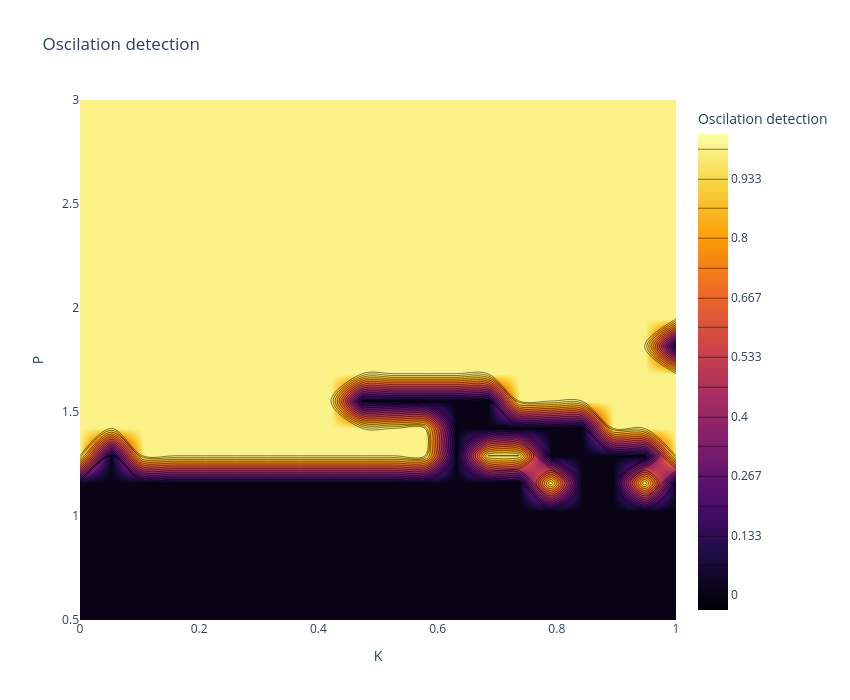
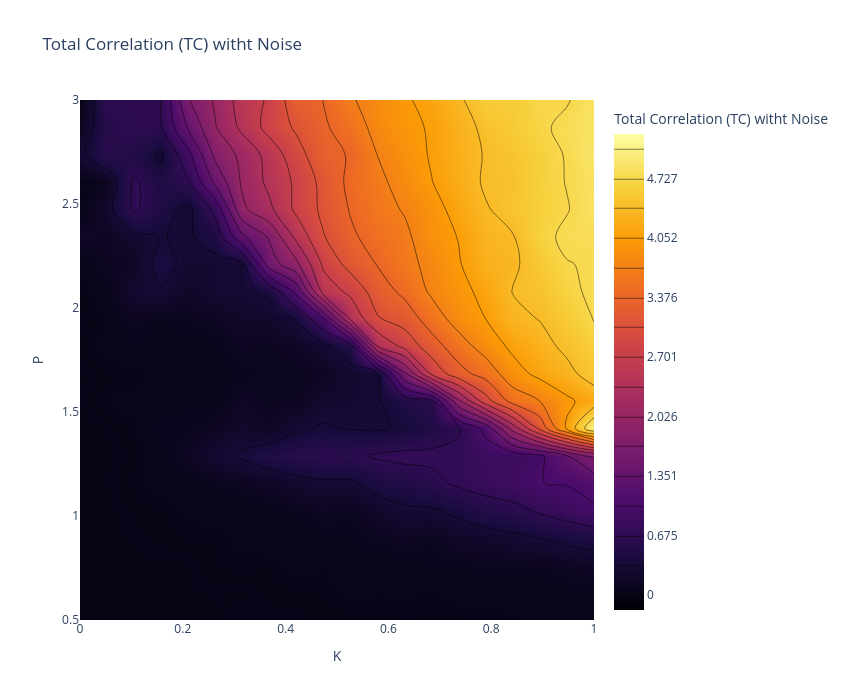
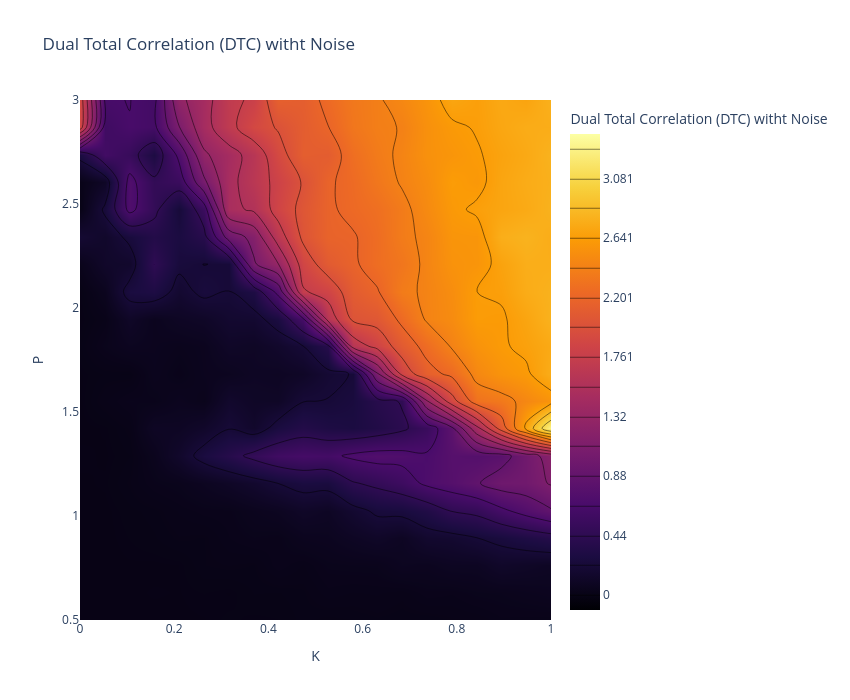
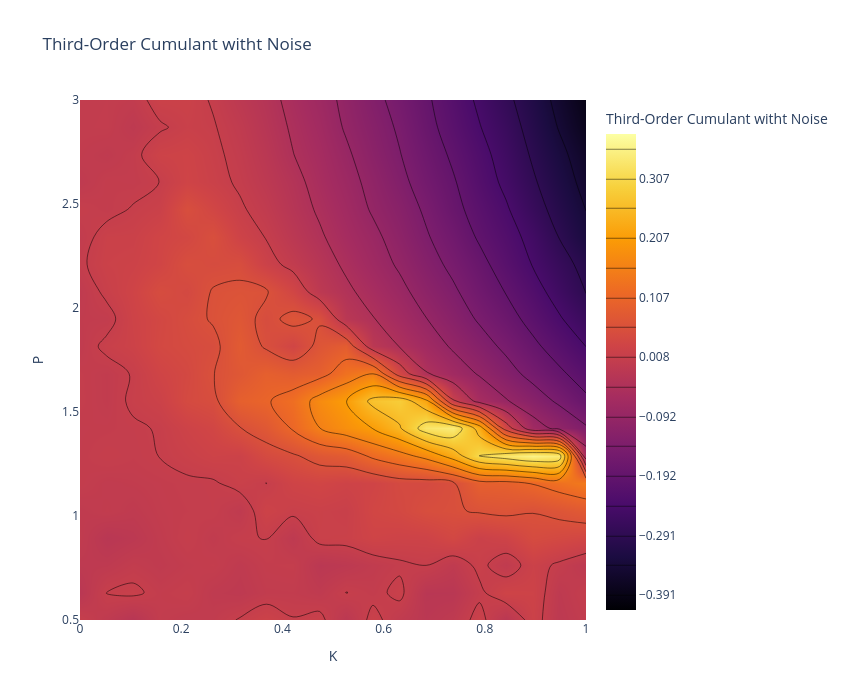

Source (notebook cell) for these figures, in order:
### Markdown cell above
---
## **7. Oscillation Detection in $(P \times K$) Space** with noise
We perform a parameter sweep to detect oscillations in the $(P \times K$) space.

### Code cell
# Matrix to store oscillation detection
oscillation_map_noise = np.zeros((len(P_values), len(K_values)), dtype=int)

# Matrices to store metrics with noise
TC_map_noise = np.zeros((len(P_values), len(K_values)))
DTC_map_noise = np.zeros((len(P_values), len(K_values)))
Cumulant_map_noise = np.zeros((len(P_values), len(K_values)))
PowerCorr_map_noise = np.zeros((len(P_values), len(K_values)))
Entropy_map_noise = np.zeros((len(P_values), len(K_values)))  # Nueva métrica
Entropy_map_skew = np.zeros((len(P_values), len(K3_values)))  # Nueva métrica
Entropy_map_kurt = np.zeros((len(P_values), len(K3_values)))  # Nueva métrica


A_values = np.linspace(0.5, 3, 20)
K_values = np.linspace(0.0, 1.0, 20)
K3_values = np.linspace(0.0, 1.0, 20)
sigma_E = 0.03
#T=150 # 2 minutes
T=375

#initial state
seed = 42
rng = np.random.default_rng(seed)
state0 = 0.1 * rng.standard_normal(2 * N_nodes)



for i, A_val in enumerate(A_values):
    for j, K_val in enumerate(K_values):
        # Simulation with noise using the existing function
        # t, states = simulate_wc_stochastic(state0, P_val, K_val, M, T, dt, sigma_E=sigma_E, higher_order=False)
        A_vec = np.array([A_val, A_val, A_val])
        t, states = simulate_wc_stochastic_a(state0, A_vec, K_val, M, T, dt, sigma_E, P=7)


        start_idx = int(0.2 * len(t))
        E_node = states[start_idx:, :N_nodes]
        I_node = states[start_idx:, N_nodes:]

        # Oscillation detection using the existing function
        is_lc1, _, _, _ = detect_limit_cycle_poincare(E_node[:, 0], I_node[:, 0], dt, threshold_ratio=0.05, period_cv_threshold=0.05)
        is_lc2, _, _, _ = detect_limit_cycle_poincare(E_node[:, 0], I_node[:, 0], dt, threshold_ratio=0.05, period_cv_threshold=0.05)
        is_lc3, _, _, _ = detect_limit_cycle_poincare(E_node[:, 0], I_node[:, 0], dt, threshold_ratio=0.05, period_cv_threshold=0.05)
        oscillation_map_noise[i, j] =  int((is_lc1==True) and (is_lc2==True) and (is_lc3==True))

        
        # Remove transient
        E = states[start_idx:, :N_nodes]

        # Data matrix for higher-order metrics
        X = E.copy()

        # Covariance matrix
        Sigma = np.cov(X.T)

        # Higher-order metrics using the existing functions
        TC_map_noise[i, j] = TC_gauss(Sigma)
        DTC_map_noise[i, j] = DTC_gauss(Sigma)
        Entropy_map_noise[i, j] = entropy_gauss(Sigma)  # Cálculo de la entropía
        skew, kurt = dev_gauss(X)  # Cálculo de la entropía
        Entropy_map_skew[i, j] = skew
        Entropy_map_kurt[i, j] = kurt
        if X.shape[1] == 3:
            Cumulant_map_noise[i, j] = cumulants(X)
            PowerCorr_map_noise[i, j] = powercorr(X)

    if (i + 1) % 5 == 0:
        print(f"Progress: {i+1}/{len(P_values)}")

# Visualization using the existing function
# plot_oscillation_map(oscillation_map_noise, P_values, K_values, title="Oscillation Detection (P-K) with Noise")




#cleaing the matrix
TC_clean = clean_rowwise_signed(TC_map_noise, n_std=2)
DTC_clean = clean_rowwise_signed(DTC_map_noise, n_std=2)
Cumulant_clean = clean_rowwise_signed(Cumulant_map_noise,n_std=2)
PowerCorr_clean = clean_rowwise_signed(PowerCorr_map_noise,n_std=2)
Skew_clean = clean_rowwise_signed(Entropy_map_skew,n_std=2)
Kurt_clean = clean_rowwise_signed(Entropy_map_kurt,n_std=2)

# visualization the matrix cleaned
plot_metrics_contour(oscillation_map_noise, A_values, K3_values, title="Oscilation detection")

plot_metrics_contour(TC_clean, A_values, K3_values, title="Total Correlation (TC) witht Noise")
plot_metrics_contour(DTC_clean, A_values, K3_values, title="Dual Total Correlation (DTC) witht Noise")
plot_metrics_contour(Cumulant_clean, A_values, K3_values, title="Third-Order Cumulant witht Noise")
plot_metrics_contour(PowerCorr_clean, A_values, K3_values, title="Triple Power Correlation witht Noise")
plot_metrics_contour(Skew_clean, A_values, K3_values, title="skew with Noise")
plot_metrics_contour(Kurt_clean, A_values, K3_values, title="Kurt with Noise")


#os.makedirs("results", exist_ok=True)
np.savez_compressed(
    "../results/metrics_Pairwise_noise_a.npz",
    oscillation_map=oscillation_map_noise,
    TC=TC_clean,
    DTC=DTC_clean,
    cumulant=Cumulant_clean,
    powercorr=PowerCorr_clean,
    skew=Skew_clean,
    kurt=Kurt_clean,
    P=P_values,
    K3=K3_values
)


np.savez_compressed(
    "../results/raw_metrics_Pairwise_noise_a.npz",
    oscillation_map=oscillation_map_noise,
    TC=TC_map_noise,
    DTC=DTC_map_noise,
    cumulant=Cumulant_map_noise,
    powercorr=PowerCorr_map_noise,
    skew=Entropy_map_skew,
    kurt=Entropy_map_kurt,
    P=P_values,
    K3=K3_values
)

### Figure 1 — Plotly figure (JSON) as saved in the notebook; plotly's stock layout.template omitted (floating-point values rounded to 4 significant figures; data arrays with more than 128 entries replaced by an {"elided": "..."} marker saying what was removed)
{"data": [{"colorbar": {"title": {"text": "Oscilation detection"}}, "colorscale": [[0, "#000004"], [0.1111, "#1b0c41"], [0.2222, "#4a0c6b"], [0.3333, "#781c6d"], [0.4444, "#a52c60"], [0.5556, "#cf4446"], [0.6667, "#ed6925"], [0.7778, "#fb9b06"], [0.8889, "#f7d13d"], [1, "#fcffa4"]], "contours": {"coloring": "heatmap", "end": 1, "showlines": true, "size": 0.06667, "start": 0}, "type": "contour", "x": [0.0, 0.05263, 0.1053, 0.1579, 0.2105, 0.2632, 0.3158, 0.3684, 0.4211, 0.4737, 0.5263, 0.5789, 0.6316, 0.6842, 0.7368, 0.7895, 0.8421, 0.8947, 0.9474, 1.0], "y": [0.5, 0.6316, 0.7632, 0.8947, 1.026, 1.158, 1.289, 1.421, 1.553, 1.684, 1.816, 1.947, 2.079, 2.211, 2.342, 2.474, 2.605, 2.737, 2.868, 3.0], "z": {"elided": "20x20 int values"}}], "layout": {"height": 700, "title": {"text": "Oscilation detection"}, "width": 850, "xaxis": {"title": {"text": "K"}}, "yaxis": {"title": {"text": "P"}}}}

### Figure 2 — Plotly figure (JSON) as saved in the notebook; plotly's stock layout.template omitted (floating-point values rounded to 4 significant figures; data arrays with more than 128 entries replaced by an {"elided": "..."} marker saying what was removed)
{"data": [{"colorbar": {"title": {"text": "Total Correlation (TC) witht Noise"}}, "colorscale": [[0, "#000004"], [0.1111, "#1b0c41"], [0.2222, "#4a0c6b"], [0.3333, "#781c6d"], [0.4444, "#a52c60"], [0.5556, "#cf4446"], [0.6667, "#ed6925"], [0.7778, "#fb9b06"], [0.8889, "#f7d13d"], [1, "#fcffa4"]], "contours": {"coloring": "heatmap", "end": 5.065, "showlines": true, "size": 0.3376, "start": 6.797e-05}, "type": "contour", "x": [0.0, 0.05263, 0.1053, 0.1579, 0.2105, 0.2632, 0.3158, 0.3684, 0.4211, 0.4737, 0.5263, 0.5789, 0.6316, 0.6842, 0.7368, 0.7895, 0.8421, 0.8947, 0.9474, 1.0], "y": [0.5, 0.6316, 0.7632, 0.8947, 1.026, 1.158, 1.289, 1.421, 1.553, 1.684, 1.816, 1.947, 2.079, 2.211, 2.342, 2.474, 2.605, 2.737, 2.868, 3.0], "z": {"elided": "20x20 float values"}}], "layout": {"height": 700, "title": {"text": "Total Correlation (TC) witht Noise"}, "width": 850, "xaxis": {"title": {"text": "K"}}, "yaxis": {"title": {"text": "P"}}}}

### Figure 3 — Plotly figure (JSON) as saved in the notebook; plotly's stock layout.template omitted (floating-point values rounded to 4 significant figures; data arrays with more than 128 entries replaced by an {"elided": "..."} marker saying what was removed)
{"data": [{"colorbar": {"title": {"text": "Dual Total Correlation (DTC) witht Noise"}}, "colorscale": [[0, "#000004"], [0.1111, "#1b0c41"], [0.2222, "#4a0c6b"], [0.3333, "#781c6d"], [0.4444, "#a52c60"], [0.5556, "#cf4446"], [0.6667, "#ed6925"], [0.7778, "#fb9b06"], [0.8889, "#f7d13d"], [1, "#fcffa4"]], "contours": {"coloring": "heatmap", "end": 3.301, "showlines": true, "size": 0.2201, "start": 6.8e-05}, "type": "contour", "x": [0.0, 0.05263, 0.1053, 0.1579, 0.2105, 0.2632, 0.3158, 0.3684, 0.4211, 0.4737, 0.5263, 0.5789, 0.6316, 0.6842, 0.7368, 0.7895, 0.8421, 0.8947, 0.9474, 1.0], "y": [0.5, 0.6316, 0.7632, 0.8947, 1.026, 1.158, 1.289, 1.421, 1.553, 1.684, 1.816, 1.947, 2.079, 2.211, 2.342, 2.474, 2.605, 2.737, 2.868, 3.0], "z": {"elided": "20x20 float values"}}], "layout": {"height": 700, "title": {"text": "Dual Total Correlation (DTC) witht Noise"}, "width": 850, "xaxis": {"title": {"text": "K"}}, "yaxis": {"title": {"text": "P"}}}}

### Figure 4 — Plotly figure (JSON) as saved in the notebook; plotly's stock layout.template omitted (floating-point values rounded to 4 significant figures; data arrays with more than 128 entries replaced by an {"elided": "..."} marker saying what was removed)
{"data": [{"colorbar": {"title": {"text": "Third-Order Cumulant witht Noise"}}, "colorscale": [[0, "#000004"], [0.1111, "#1b0c41"], [0.2222, "#4a0c6b"], [0.3333, "#781c6d"], [0.4444, "#a52c60"], [0.5556, "#cf4446"], [0.6667, "#ed6925"], [0.7778, "#fb9b06"], [0.8889, "#f7d13d"], [1, "#fcffa4"]], "contours": {"coloring": "heatmap", "end": 0.3567, "showlines": true, "size": 0.04984, "start": -0.3909}, "type": "contour", "x": [0.0, 0.05263, 0.1053, 0.1579, 0.2105, 0.2632, 0.3158, 0.3684, 0.4211, 0.4737, 0.5263, 0.5789, 0.6316, 0.6842, 0.7368, 0.7895, 0.8421, 0.8947, 0.9474, 1.0], "y": [0.5, 0.6316, 0.7632, 0.8947, 1.026, 1.158, 1.289, 1.421, 1.553, 1.684, 1.816, 1.947, 2.079, 2.211, 2.342, 2.474, 2.605, 2.737, 2.868, 3.0], "z": {"elided": "20x20 float values"}}], "layout": {"height": 700, "title": {"text": "Third-Order Cumulant witht Noise"}, "width": 850, "xaxis": {"title": {"text": "K"}}, "yaxis": {"title": {"text": "P"}}}}
